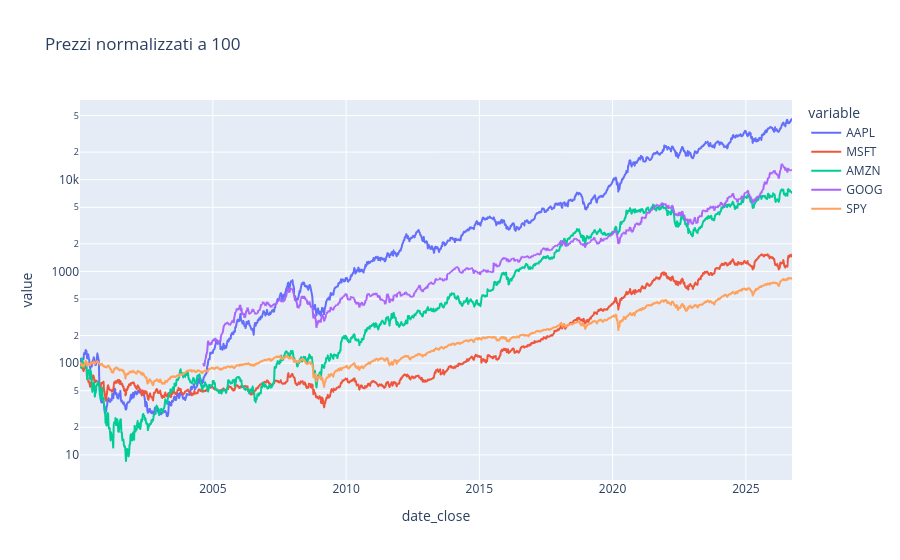

Write notebook code for a chart like this one.
### Code cell
# Crescita di 100 investiti dalla prima data disponibile di ogni titolo (scala log)
norm = close.droplevel("date_open")
norm = 100 * norm / norm.bfill().iloc[0]
px.line(norm, log_y=True, title="Prezzi normalizzati a 100").show()

### Figure 1 — Plotly figure (JSON) as saved in the notebook; plotly's stock layout.template omitted (floating-point values rounded to 4 significant figures; data arrays with more than 128 entries replaced by an {"elided": "..."} marker saying what was removed)
{"data": [{"hovertemplate": "variable=AAPL<br>date_close=%{x}<br>value=%{y}<extra></extra>", "legendgroup": "AAPL", "line": {"color": "#636efa", "dash": "solid"}, "marker": {"symbol": "circle"}, "mode": "lines", "name": "AAPL", "showlegend": true, "type": "scattergl", "x": {"elided": "1395 str values"}, "xaxis": "x", "y": {"elided": "1395 float values"}, "yaxis": "y"}, {"hovertemplate": "variable=MSFT<br>date_close=%{x}<br>value=%{y}<extra></extra>", "legendgroup": "MSFT", "line": {"color": "#EF553B", "dash": "solid"}, "marker": {"symbol": "circle"}, "mode": "lines", "name": "MSFT", "showlegend": true, "type": "scattergl", "x": {"elided": "1395 str values"}, "xaxis": "x", "y": {"elided": "1395 float values"}, "yaxis": "y"}, {"hovertemplate": "variable=AMZN<br>date_close=%{x}<br>value=%{y}<extra></extra>", "legendgroup": "AMZN", "line": {"color": "#00cc96", "dash": "solid"}, "marker": {"symbol": "circle"}, "mode": "lines", "name": "AMZN", "showlegend": true, "type": "scattergl", "x": {"elided": "1395 str values"}, "xaxis": "x", "y": {"elided": "1395 float values"}, "yaxis": "y"}, {"hovertemplate": "variable=GOOG<br>date_close=%{x}<br>value=%{y}<extra></extra>", "legendgroup": "GOOG", "line": {"color": "#ab63fa", "dash": "solid"}, "marker": {"symbol": "circle"}, "mode": "lines", "name": "GOOG", "showlegend": true, "type": "scattergl", "x": {"elided": "1395 str values"}, "xaxis": "x", "y": {"elided": "1395 float values"}, "yaxis": "y"}, {"hovertemplate": "variable=SPY<br>date_close=%{x}<br>value=%{y}<extra></extra>", "legendgroup": "SPY", "line": {"color": "#FFA15A", "dash": "solid"}, "marker": {"symbol": "circle"}, "mode": "lines", "name": "SPY", "showlegend": true, "type": "scattergl", "x": {"elided": "1395 str values"}, "xaxis": "x", "y": {"elided": "1395 float values"}, "yaxis": "y"}], "layout": {"legend": {"title": {"text": "variable"}, "tracegroupgap": 0}, "title": {"text": "Prezzi normalizzati a 100"}, "xaxis": {"anchor": "y", "domain": [0.0, 1.0], "title": {"text": "date_close"}}, "yaxis": {"anchor": "x", "domain": [0.0, 1.0], "title": {"text": "value"}, "type": "log"}}}
